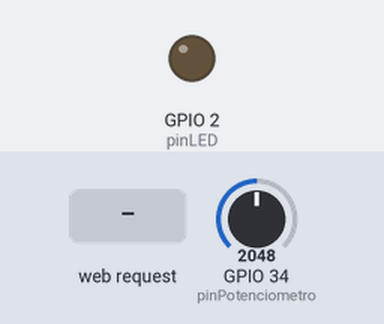
A sketch run on a simulated ESP32. On the bench: output pins drawn as LEDs (lit = HIGH). The inputs (shaded band) are chosen by the test bench; at power-on: GPIO 34 (pinPotenciometro) = 2048. WiFi joins after 1.5 s; servers stay silent unless stated; what the sketch prints to the serial monitor is not drawn.

Above: at 2.7 s.
2.8 s: HTTP request GET /LED=ON received
At 3.3 s:
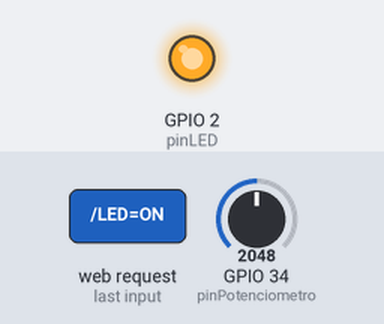
4.3 s: HTTP request GET /LED=OFF received
At 5.7 s:
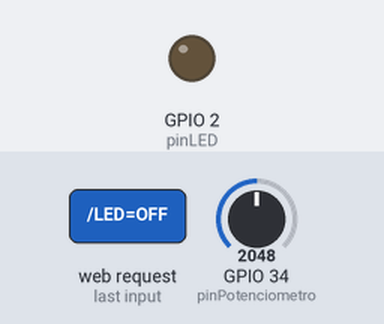
Timing chart, 0 to 7.3 s (numbered marks = the images above; inputs shaded):
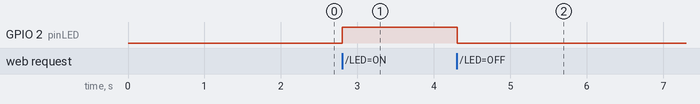

The sketch:

Wifi_basico.ino
```cpp
/*
 * PRÁCTICA DE INSTRUMENTACIÓN: COMUNICACIÓN INDUSTRIAL
 * Ejercicio 4 - Fase B: Servidor Web WiFi Local
 */

#include <WiFi.h>

// --- CREDENCIALES DE RED WIFI ---
// TODO: Los estudiantes deben poner el nombre y contraseña de su red (o compartir datos desde el celular)
const char* ssid     = "Novoa";
const char* password = "1234567890";

// Configurar el servidor web en el puerto 80 (estándar HTTP)
WiFiServer server(80);

// --- DEFINICIÓN DE PINES ---
const int pinLED = 2;             // LED integrado en la placa ESP32
const int pinPotenciometro = 34;  // Pin análogo de solo entrada

// Variable para almacenar el estado del LED
String estadoLED = "APAGADO";

void setup() {
  Serial.begin(115200);
  pinMode(pinLED, OUTPUT);
  digitalWrite(pinLED, LOW); // Asegurar que inicie apagado

  // 1. Conexión a la red WiFi
  Serial.print("Conectando a la red: ");
  Serial.println(ssid);

  WiFi.begin(ssid, password);

  // Bucle de espera hasta que se establezca la conexión
  while (WiFi.status() != WL_CONNECTED) {
    delay(500);
    Serial.print(".");
  }

  Serial.println("\n¡Conexión WiFi exitosa!");

  // 2. Iniciar el servidor web
  server.begin();

  // Mostrar la dirección IP asignada al ESP32 (clave para acceder desde el celular)
  Serial.print("Servidor Web iniciado. Para acceder, abre un navegador y escribe esta IP: ");
  Serial.println(WiFi.localIP());
}

void loop() {
  // Verificar si algún cliente (navegador web) se ha conectado
  WiFiClient client = server.available();

  if (client) {
    Serial.println("¡Nuevo cliente conectado!");
    String peticionHTTP = "";

    // Leer los datos enviados por el cliente
    while (client.connected()) {
      if (client.available()) {
        char c = client.read();
        peticionHTTP += c;

        // Si la petición HTTP termina (con un salto de línea doble)
        if (c == '\n' && peticionHTTP.endsWith("\r\n\r\n")) {

          // --- LÓGICA DE CONTROL (Análisis de la URL) ---
          // Si la petición contiene "GET /LED=ON"
          if (peticionHTTP.indexOf("GET /LED=ON") >= 0) {
            Serial.println("Comando Web: Encender LED");
            estadoLED = "ENCENDIDO";
            digitalWrite(pinLED, HIGH);
          }
          // Si la petición contiene "GET /LED=OFF"
          else if (peticionHTTP.indexOf("GET /LED=OFF") >= 0) {
            Serial.println("Comando Web: Apagar LED");
            estadoLED = "APAGADO";
            digitalWrite(pinLED, LOW);
          }

          // --- LECTURA DEL SENSOR ---
          int valorPot = analogRead(pinPotenciometro);

          // --- CONSTRUCCIÓN DE LA PÁGINA WEB (HTML) ---
          client.println("HTTP/1.1 200 OK");
          client.println("Content-type:text/html");
          client.println("Connection: close");
          client.println();

          // Código HTML enviado al navegador
          client.println("<!DOCTYPE html><html>");
          client.println("<head><meta name=\"viewport\" content=\"width=device-width, initial-scale=1\">");
          client.println("<title>Servidor ESP32</title>");
          // Refrescar la página automáticamente cada 3 segundos para actualizar el potenciómetro
          client.println("<meta http-equiv=\"refresh\" content=\"3\">");
          client.println("<style>body { font-family: Arial; text-align: center; margin: 50px;} ");
          client.println(".boton { background-color: #4CAF50; border: none; color: white; padding: 15px 32px; text-decoration: none; font-size: 20px; margin: 10px; cursor: pointer; border-radius: 10px;} ");
          client.println(".boton-off { background-color: #f44336; }</style></head>");
          client.println("<body><h1>Panel de Control ESP32</h1>");

          // Mostrar datos del Potenciómetro
          client.println("<h2>Lectura del Potenciometro: <span style=\"color:blue;\">" + String(valorPot) + "</span></h2>");

          // Mostrar estado del LED y Botones
          client.println("<h3>Estado del LED: " + estadoLED + "</h3>");
          client.println("<a href=\"/LED=ON\"><button class=\"boton\">ENCENDER LED</button></a>");
          client.println("<a href=\"/LED=OFF\"><button class=\"boton boton-off\">APAGAR LED</button></a>");

          client.println("</body></html>");

          // La respuesta HTTP termina con una línea en blanco
          client.println();
          break; // Salir del bucle while
        }
      }
    }
    // Cerrar la conexión para liberar al cliente
    client.stop();
    Serial.println("Cliente desconectado.\n");
  }
}
```

Measured:
- after the input at 2.8 s, GPIO 2 (pinLED): LOW → HIGH at once
- after the input at 4.3 s, GPIO 2 (pinLED): HIGH → LOW at once
